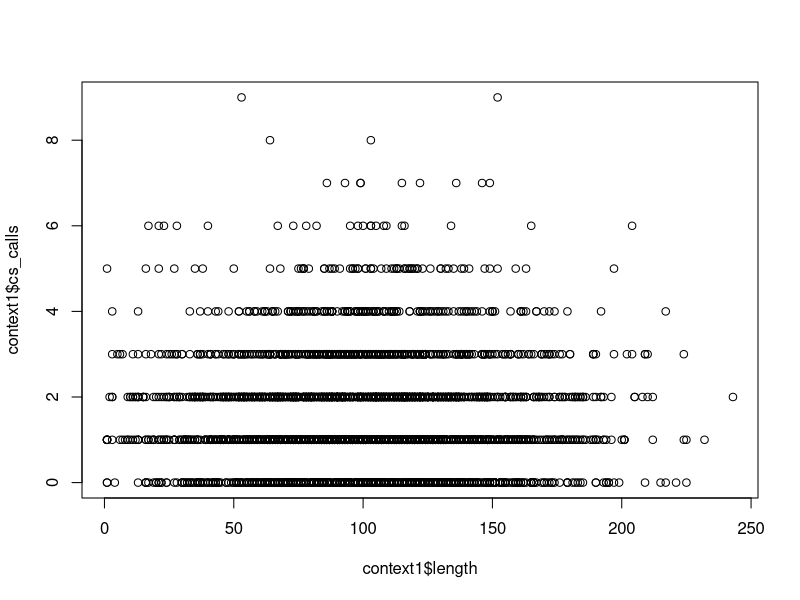
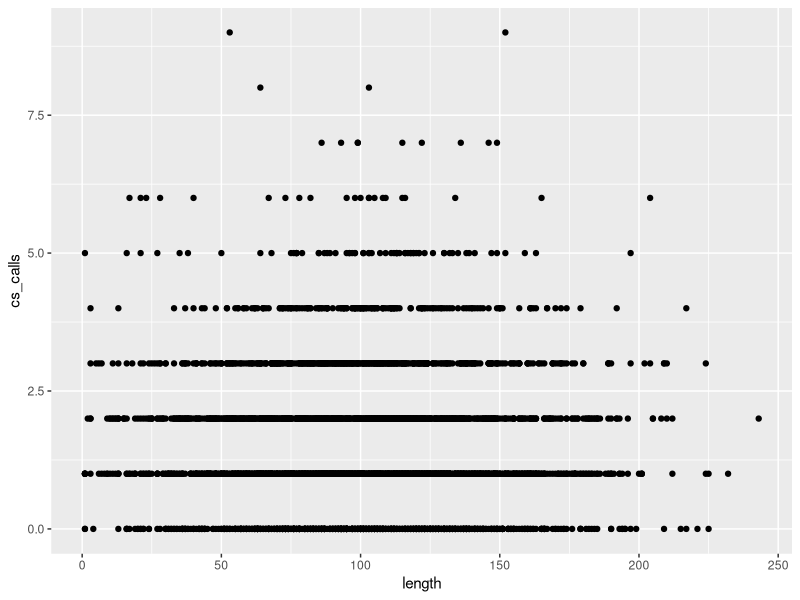
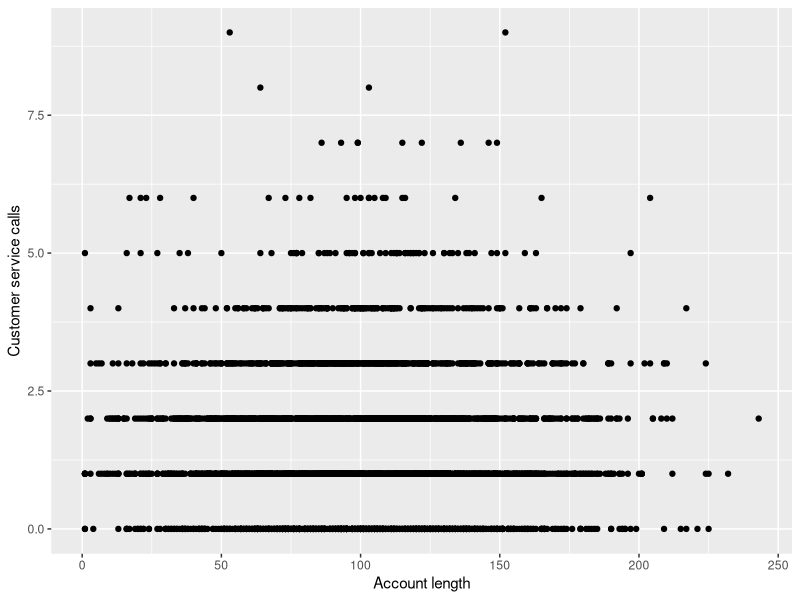

Here is the R script that generated these plots, in order:
######################################
## Author:   Jason Parker
## Date:     2018-01-05
## Title:    ex0.1.R
## Purpose:  Use the churn data to show basic importing and manipulation of 
##           data in R
######################################

rm(list=ls()) #drop all variables

## Package import
######################################
#only run these commands once (ever) OR use the drop-down install
# install.packages('tidyverse',dep=TRUE)
# install.packages('data.table',dep=TRUE)
#run these commands every time you restart R
#  an import statement like this should be at the start of every R file you 
#  create
library(tidyverse)
library(data.table)

## Data import
######################################
#import commands
context1 <- fread('churn.csv')
# context1 <- read.csv('churn.csv')

# Short Description		label
# State				      	state
# Account Length			length
# Area Code			    	code
# Phone					      phone
# Int'l Plan				  intl_plan
# VMail Plan		    	vm_plan
# VMail Message	  		vm_mess
# Day Mins			    	day_mins
# Day Calls			    	day_calls
# Day Charge		  		day_charges
# Eve Mins		    		eve_mins
# Eve Calls			     	eve_calls
# Eve Charge		   		eve_charges
# Night Mins			  	night_mins
# Night Calls			  	night_calls
# Night Charge		  	night_charges
# Intl Mins				    intl_mins
# Intl Calls				  intl_calls
# Intl Charge				  intl_charges
# CustServ Calls			cs_calls
# Churn?					    churn

#summary commands
class(context1) #what type of data do we have?
head(context1) #first 6 rows of the data
summary(context1) #summarize anything in R
colnames(context1) #get the column names of a data set
?summary #get the help files on summary

## Basic data manipulation
######################################
#calling elements in a data.table
context1[1] #calls rows
context1[2]
context1[,1] #calls columns
context1[,2]
context1[,churn] #calls columns using variable names
context1[,cs_calls]
context1$churn #short way to call a column
context1$cs_calls

#discrete variable tabling
table(context1$churn)
table(context1$cs_calls)
table(context1$churn,context1$cs_calls)
table(context1$intl_calls)
table(context1$length)

#vector operations
sum(context1$cs_calls)
mean(context1$cs_calls)
nrow(context1)
sum(context1$cs_calls)/nrow(context1)
median(context1$cs_calls)

## Variable manipulation
######################################
mean(context1$churn) # throws a non-numeric error
tmp <- context1$churn
table(tmp)
tmp
tmp <- tmp=="True."
table(tmp)
tmp <- as.numeric(tmp)
table(tmp)
rm(tmp)

context1$churn <- as.numeric(context1$churn=="True.")
# context1$churn <- ifelse(context1$churn=="True.",1,0)

sum(context1$churn)
mean(context1$churn)


context1$intl_plan  <- as.numeric(context1$intl_plan=="yes")
context1$vm_plan    <- as.numeric(context1$vm_plan=="yes")
context1$bill       <- context1$day_charges+context1$eve_charges+
                        context1$night_charges+context1$intl_charges
summary(context1)

## Basic plotting
######################################
plot(context1$length,context1$cs_calls)
plot_basic <- ggplot(context1, aes(x=length,y=cs_calls)) + geom_point() 
plot_basic
plot_basic <- plot_basic + scale_x_continuous(name="Account length") + 
                scale_y_continuous(name="Customer service calls")
plot_basic

## Group by
######################################
#group by cs_calls
context1[,mean(churn),by=cs_calls]
context1[,.N,by=cs_calls]
context1[,.(.N,mean(churn)),by=cs_calls]
context1[order(cs_calls),.(.N,mean(churn)),by=cs_calls]

#group by others
context1[order(length),.(.N,mean(churn)),by=length]
context1[order(state),.(.N,mean(churn)),by=state]
context1[order(churn),.(.N,mean(length)),by=churn]

#multiple output variables
context1[order(cs_calls),.(.N,mean(length),mean(bill),mean(intl_plan),
                           mean(vm_plan),mean(churn)),by=cs_calls]
outp <- context1[order(cs_calls),.(.N,mean(length),mean(bill),mean(intl_plan),
                                   mean(vm_plan),mean(churn)),by=cs_calls]
colnames(outp) <- c('cs_calls','N','length','bill','intl_plan','vm_plan',
                    'churn')
outp # this fixes the column names
summary(outp)
#get variance instead
# outp <- context1[order(cs_calls),.(.N,var(length),var(bill),var(intl_plan),
#                                    var(vm_plan),var(churn)),by=cs_calls]
# colnames(outp) <- c('cs_calls','N','length','bill','intl_plan','vm_plan',
#                     'churn')
# outp
rm(outp)

#use cutting to get coarser categories for the length varible
seq(0,250,25)
context1$length_bins <- cut(context1$length,seq(0,250,25),include.lowest=TRUE)
table(context1$length_bins)
outp <- context1[order(length_bins),.(.N,mean(bill),mean(cs_calls),
                                      mean(intl_plan),mean(vm_plan),
                                      mean(churn)),by=length_bins]
colnames(outp) <- c('length_bins','N','bill','cs_calls','intl_plan','vm_plan',
                    'churn')
outp
rm(outp)

## Correlations
######################################
cor(context1$length,context1$churn)
cor(context1$cs_calls,context1$churn)
cor(context1$bill,context1$churn)
attach(context1)
tmp <- cbind(length,bill,intl_plan,vm_plan,churn,cs_calls)
detach(context1)
cor(tmp)
rm(tmp)

